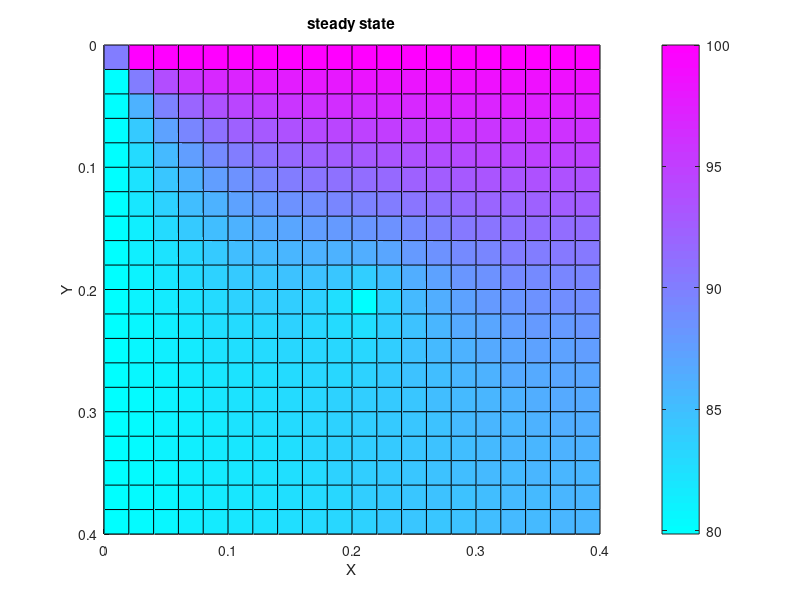

Source code (MATLAB):
clear
close all
clc

Tfin = inf;
fin.l = 25e-3; %m
while Tfin(end) > 25
fin.l = fin.l + 1e-2;

plate.k = 43; %w/m/k
plate.ro = 0.473; %j/g/k
plate.cp = 0.234; %j/g/k
qdot = 500; %W/m2
xl = 0.4; %xlast in meter
x0 = 0; %x0 in meter
yl = 0.4; %rlast in meter
y0 = 0; %r0 in meter
dx = 0.02; %x step
dy = 0.02; %y step
lx = int16((xl - x0) / dx + 1); %length(x) with discretization
ly = int16((yl - y0) / dy + 1); %length(y) with discretization
y = y0:dy:yl; %creating r vector
x = x0:dx:xl; %creating x vector
lambda = plate.k/dx^2;

%fin setup
fin.h = 15; %w/m2/k
Tinf = 20; %°C
fin.k = 419; %W/m/k
fin.ro = 10525; %kg/m3
fin.cp = 0.234; %j/g.k
fin.thick = 2e-3; %m

dz = 0.01; %z step
z0 = 0; %m
zl = fin.l; %m
z = z0:dz:zl; %creating z vector
lz = int16((zl - z0) / dz + 1); %length(z) with discretization
fin.A = fin.thick^2;
fin.p = fin.thick * fin.l;
%boundry conditions
% T(1, :) = 100;
% T(:, 1) = 80;

A = zeros(lx^2); %preallocating A
id=reshape(1:(lx^2),[lx, ly]); %creating an id matrix for determing constant positions in matrix
[s1,s2]=size(id);
B=zeros(lx^2, 1); %preallocating B
id_center = [lx/2, ly/2];
%entering equations
ii = 0;%equation counter
for i = 2:lx-1
    for k = 2:ly-1
        ii = ii + 1;
        A(ii, id(i+1, k)) = 1;
        A(ii, id(i, k+1)) = 1;
        A(ii, id(i-1, k)) = 1;
        A(ii, id(i, k-1)) = 1;
        A(ii, id(i, k)) = -4;
        if i == 11
            if k == 11
                A(ii, id(i+1, k)) = 1;
                A(ii, id(i, k+1)) = 1;
                A(ii, id(i-1, k)) = 1;
                A(ii, id(i, k-1)) = 1;
                A(ii, id(i, k)) = -4+1/dz;
                %A(ii,tfin) = -1/dz
                ii_center = ii;
            end
        end
        
        
        B(ii) = qdot/lambda;
    end
end
for i = 1:lx
    %boundry conditions
    % T(:, 1) = 80;
    ii = ii + 1;
    A(ii, id(i, 1)) = 1;
    B(ii) = 80;
    % d(T)/dx = 0 at x = xlast
    ii = ii + 1;
    A(ii, id(i, end)) = 1;
    A(ii, id(i, end-1)) = -1;
    B(ii) = 0;
end
for i = 1:ly
    %boundry conditions
    % T(1, :) = 100;
    ii = ii + 1;
    A(ii, id(1, i)) = 1;
    B(ii) = 100;
    % d(T)/dx = 0 at x = xlast
    ii = ii + 1;
    A(ii, id(end, i)) = 1;
    A(ii, id(end-1 , i)) = -1;
    B(ii) = 0;
end
%now making the fin equations
B2 = zeros(lz, 1);
%concatinating with the previous A and B
A(end+lz, end+lz) = 0;
B = [B; B2];
last = lx^2;
for m = 2:lz-1 
    ii = ii + 1;
    A(ii, last+m) = -2-(fin.h*fin.p/fin.k/fin.A)*dz^2;
    A(ii, last + m+1) = 1;
    A(ii, last + m-1) = 1;
    B(ii) = -(fin.h*fin.p/fin.k/fin.A)*dz^2 * Tinf;
end
% fin boundry conditions
ii = ii + 1;
A(ii, last + 1) = -1;
A(ii, id(id_center)) = 1;
B(ii) = 0;

ii = ii + 1;
A(ii, end) = 1-fin.h/fin.k*dz;
A(ii, end-1) = -1;
B(ii) = -fin.h/fin.k*dz*Tinf;
%%%%%%%%%
%coupling the two equations
A(ii_center, last+1) = -1/dz;
%%%%%%%%%%%%%%
T = A\B;
Tfin = T(end-lz+1:end);
T(end-lz+1:end) = [];
T = reshape(T, lx, ly);
[X, Y] = meshgrid(x, y);
end
surf(X, Y, T)
view(0, -90)
colormap cool
colorbar
xlabel('X')
ylabel('Y')
title('steady state')
